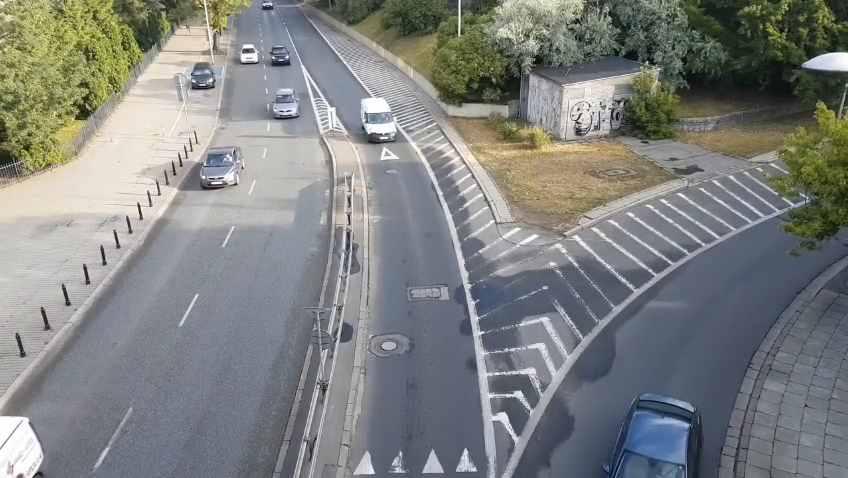
#> input picture frame 62 of video.mp4, 848 x 478 px
$ python bgr.py
#> lines starting #> are read from the running program, lines starting #| are printed output that depends on the picture; after the words box and inside, x2 and y2 are one past the last pixel; in counts of white or black regions, pixels touching at a corner belong together
import cv2
import numpy as np

# Variables globales
pausar_video = False
mostrar_pixel = False
x, y = 0, 0

# Función de callback de mouse
def mouse_callback(event, _x, _y, flags, param):
    global pausar_video, mostrar_pixel, x, y
    if event == cv2.EVENT_LBUTTONDOWN:
        x, y = _x, _y
        mostrar_pixel = True
    if event == cv2.EVENT_RBUTTONDOWN:
        pausar_video = not pausar_video

# Cargar el video
video_path = 'video.mp4'  # Cambia esto al camino de tu video
cap = cv2.VideoCapture(video_path, cv2.CAP_ANY)

if not cap.isOpened():
    print("Error: no se pudo abrir video")
else:
    print("Video abierto correctamente")

cv2.namedWindow('Video Gris')
cv2.setMouseCallback('Video Gris', mouse_callback)

nuevo_alto = 480
nuevo_ancho = 680

# ── Polígono ROI ───────────────────────────────────────────────────────────────
# 6 puntos tomados sobre el frame redimensionado (680x480), en orden de contorno:
#   1(238,63) → 2(300,58) → 3(355,130) → 4(405,470) → 5(272,470) → 6(281,130)
puntos_roi = np.array([
    [238,  63],   # 1 - superior izquierdo
    [300,  58],   # 2 - superior derecho
    [355, 130],   # 3 - medio derecho
    [405, 470],   # 4 - inferior derecho
    [272, 470],   # 5 - inferior izquierdo
    [281, 130],   # 6 - medio izquierdo
], dtype=np.int32)

# Pre-calcular la máscara ROI una sola vez (no cambia entre frames)
mascara_roi = np.zeros((nuevo_alto, nuevo_ancho), dtype=np.uint8)
cv2.fillPoly(mascara_roi, [puntos_roi], 255)
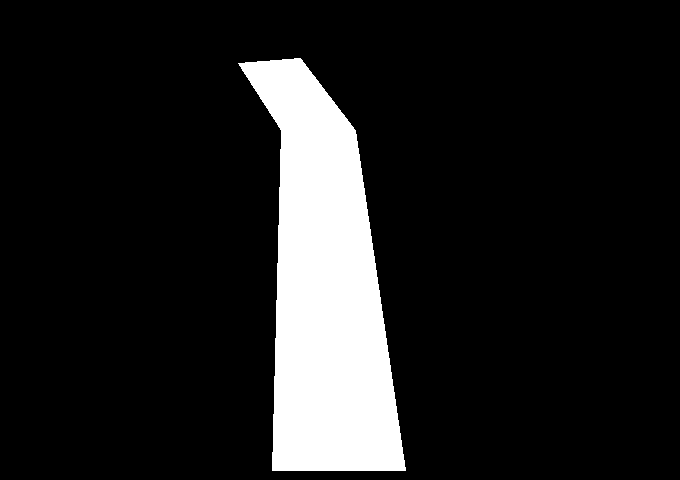
#> mascara_roi: shape (480, 680); 12.4% white; 1 white region, box (x1, y1, x2, y2) and area: (238, 58, 406, 471) 40541

# Bounding box del polígono para recortar la ventana ROI
x_bb, y_bb, w_bb, h_bb = cv2.boundingRect(puntos_roi)

def nothing(x):
    pass

# Trackbars HSV + Contraste + Gamma + Blur
cv2.namedWindow("Trackbars")
cv2.createTrackbar("H Min",     "Trackbars", 0,   179, nothing)
#> slider 'H Min' is set to 35
cv2.createTrackbar("H Max",     "Trackbars", 179, 179, nothing)
cv2.createTrackbar("S Min",     "Trackbars", 0,   255, nothing)
#> slider 'S Min' is set to 51
cv2.createTrackbar("S Max",     "Trackbars", 255, 255, nothing)
cv2.createTrackbar("V Min",     "Trackbars", 0,   255, nothing)
#> slider 'V Min' is set to 51
cv2.createTrackbar("V Max",     "Trackbars", 255, 255, nothing)
cv2.createTrackbar("Contraste", "Trackbars", 10,  30,  nothing)  # ÷10 → 0.0–3.0
cv2.createTrackbar("Gamma x10", "Trackbars", 10,  50,  nothing)  # ÷10 → 0.1–5.0
cv2.createTrackbar("Blur",      "Trackbars", 0,   20,  nothing)  # kernel gaussiano
#> slider 'Blur' is set to 6

while True:
    if not pausar_video:
        ret, frame = cap.read()
#> frame is the input picture: shape (478, 848, 3); mean B, G, R 127.7, 129.9, 126.7
        if not ret:
            cap.set(cv2.CAP_PROP_POS_FRAMES, 0)
            ret, frame = cap.read()
            if not ret:
                break
        frame2 = np.copy(frame)

    if mostrar_pixel:
        pixel_color = frame[y, x]
        frame2 = np.copy(frame)
        cv2.putText(frame2, f'Pos ({x},{y}) BGR: {pixel_color}', (10, 30),
                    cv2.FONT_HERSHEY_SIMPLEX, 0.8, (0, 255, 0), 2)

    # Redimensionar
    frame3 = cv2.resize(frame2, (nuevo_ancho, nuevo_alto))
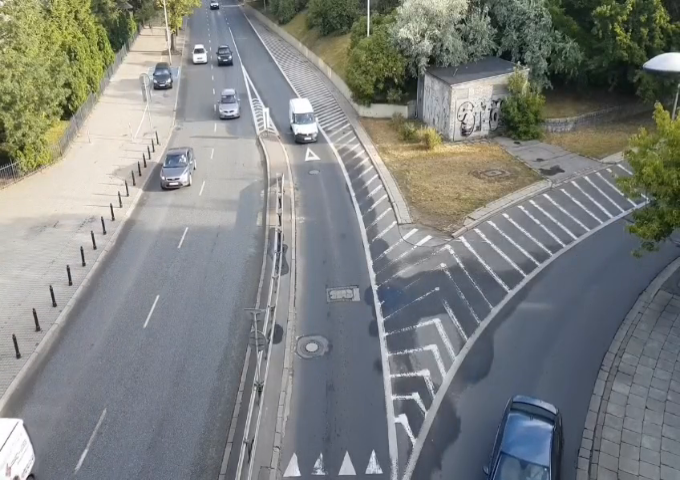
#> frame3: shape (480, 680, 3); mean B, G, R 127.6, 129.8, 126.6

    # ── Leer trackbars ─────────────────────────────────────────────────────────
    h_min     = cv2.getTrackbarPos("H Min",     "Trackbars")
    h_max     = cv2.getTrackbarPos("H Max",     "Trackbars")
    s_min     = cv2.getTrackbarPos("S Min",     "Trackbars")
    s_max     = cv2.getTrackbarPos("S Max",     "Trackbars")
    v_min     = cv2.getTrackbarPos("V Min",     "Trackbars")
    v_max     = cv2.getTrackbarPos("V Max",     "Trackbars")
    contraste = cv2.getTrackbarPos("Contraste", "Trackbars") / 10.0
    gamma     = max(cv2.getTrackbarPos("Gamma x10", "Trackbars") / 10.0, 0.1)
    blur_val  = cv2.getTrackbarPos("Blur",      "Trackbars")

    # ── Blur ───────────────────────────────────────────────────────────────────
    if blur_val > 0:
        k = blur_val * 2 + 1
        frame_proc = cv2.GaussianBlur(frame3, (k, k), 0)
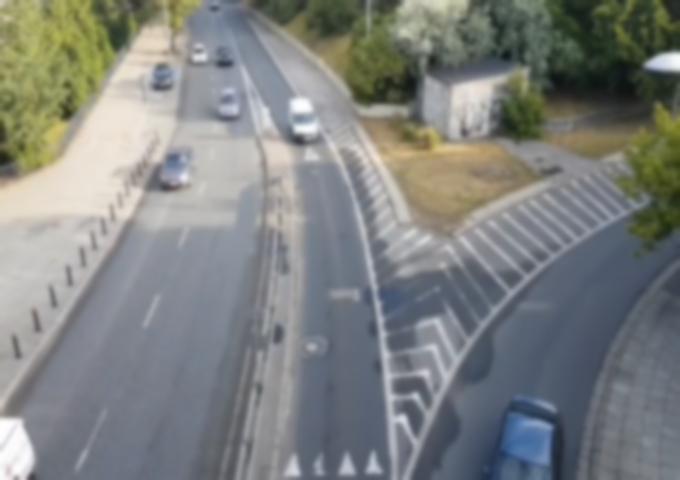
#> frame_proc: shape (480, 680, 3); mean B, G, R 127.6, 129.8, 126.6
    else:
        frame_proc = frame3.copy()

    # ── Contraste ──────────────────────────────────────────────────────────────
    frame_proc = np.clip(frame_proc.astype(np.float32) * contraste, 0, 255).astype(np.uint8)

    # ── Gamma (tabla LUT) ──────────────────────────────────────────────────────
    tabla_gamma = np.array([
        np.clip(((i / 255.0) ** (1.0 / gamma)) * 255, 0, 255)
        for i in range(256)
    ], dtype=np.uint8)
    frame_proc = cv2.LUT(frame_proc, tabla_gamma)

    # ── Conversión a HSV ───────────────────────────────────────────────────────
    hsv = cv2.cvtColor(frame_proc, cv2.COLOR_BGR2HSV)
#> hsv: shape (480, 680, 3); mean H, S, V 78.1, 41.5, 137.7

    # ── Máscara HSV por umbral ─────────────────────────────────────────────────
    bajo = np.array([h_min, s_min, v_min])
    alto = np.array([h_max, s_max, v_max])
    mascara_full = cv2.inRange(hsv, bajo, alto)
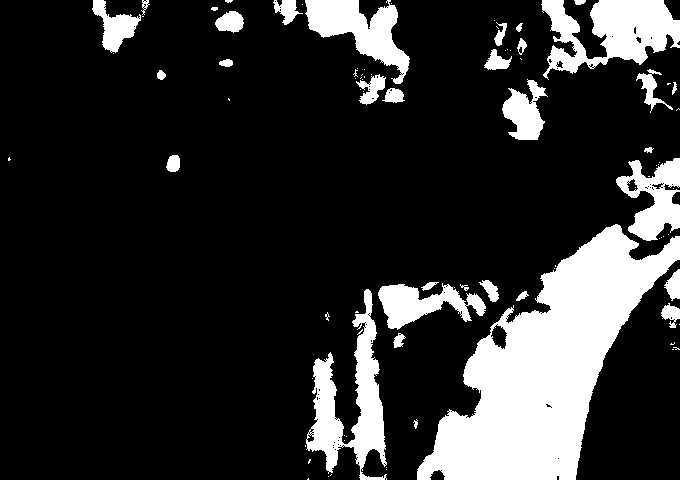
#> mascara_full: shape (480, 680); 17.9% white; 90 white regions (57 under 20 px), largest, box (x1, y1, x2, y2) and area: (417, 224, 680, 480) 29916, (541, 0, 680, 80) 6043, (306, 289, 387, 480) 5937

    # Combinar máscara de umbral con la máscara del polígono y recortar
    mascara_roi_umbral = cv2.bitwise_and(mascara_full, mascara_full, mask=mascara_roi)
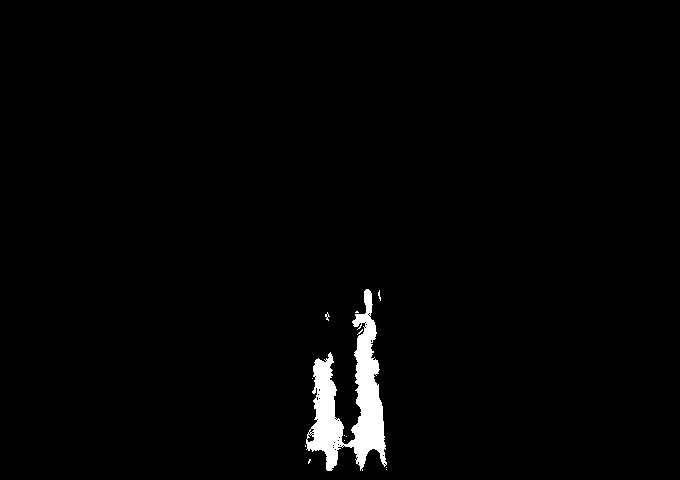
#> mascara_roi_umbral: shape (480, 680); 1.8% white; 13 white regions (12 under 20 px), largest, box (x1, y1, x2, y2) and area: (306, 289, 387, 471) 5820
    mascara_recortada  = mascara_roi_umbral[y_bb:y_bb + h_bb, x_bb:x_bb + w_bb]
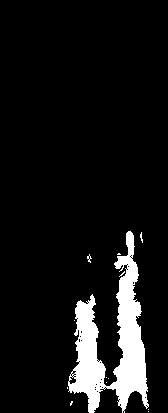
#> mascara_recortada: shape (413, 168); 8.5% white; 13 white regions (12 under 20 px), largest, box (x1, y1, x2, y2) and area: (68, 231, 149, 413) 5820

    # ── Ventana principal: HSV con polígono dibujado ───────────────────────────
    hsv_display = hsv.copy()
    cv2.polylines(hsv_display, [puntos_roi], isClosed=True, color=(0, 255, 0), thickness=2)
#> hsv_display: shape (480, 680, 3); mean H, S, V 77.2, 43.8, 136.2
    for i, (px, py) in enumerate(puntos_roi):
        cv2.circle(hsv_display, (px, py), 4, (0, 0, 255), -1)
        cv2.putText(hsv_display, str(i + 1), (px + 5, py - 5),
                    cv2.FONT_HERSHEY_SIMPLEX, 0.4, (0, 200, 255), 1)
#> hsv_display: shape (480, 680, 3); mean H, S, V 77.1, 43.7, 136.4
    cv2.putText(hsv_display,
                f'Contraste:{contraste:.1f}  Gamma:{gamma:.1f}  Blur:{blur_val}',
                (10, nuevo_alto - 15), cv2.FONT_HERSHEY_SIMPLEX, 0.5, (0, 220, 255), 1)
#> hsv_display: shape (480, 680, 3); mean H, S, V 77, 44, 136.5
    cv2.putText(hsv_display,
                f'H:[{h_min}-{h_max}]  S:[{s_min}-{s_max}]  V:[{v_min}-{v_max}]',
                (10, nuevo_alto - 38), cv2.FONT_HERSHEY_SIMPLEX, 0.5, (0, 220, 255), 1)
#> hsv_display: shape (480, 680, 3); mean H, S, V 76.7, 44.4, 136.8

    # ── Ventana ROI: área dentro del polígono con imagen HSV ──────────────────
    roi_aplicado = cv2.bitwise_and(hsv, hsv, mask=mascara_roi)
#> roi_aplicado: shape (480, 680, 3); mean H, S, V 12.6, 3.6, 17.9
    roi_recortado = roi_aplicado[y_bb:y_bb + h_bb, x_bb:x_bb + w_bb]
#> roi_recortado: shape (413, 168, 3); mean H, S, V 59.4, 17.1, 84.3

    # ── Mostrar ventanas ───────────────────────────────────────────────────────
    cv2.imshow('Video Gris',    hsv_display)
    cv2.imshow('Video Mascara', mascara_recortada)
    cv2.imshow('Video ROI',     roi_recortado)

    key = cv2.waitKey(33) & 0xFF
#> (key Esc is pressed here)
    if key == 27:           # Esc → salir
        break
    elif key == ord('r'):   # R   → reiniciar video
        cap.set(cv2.CAP_PROP_POS_FRAMES, 0)
        mostrar_pixel = False

cap.release()
cv2.destroyAllWindows()

$ run again, starting later in the video
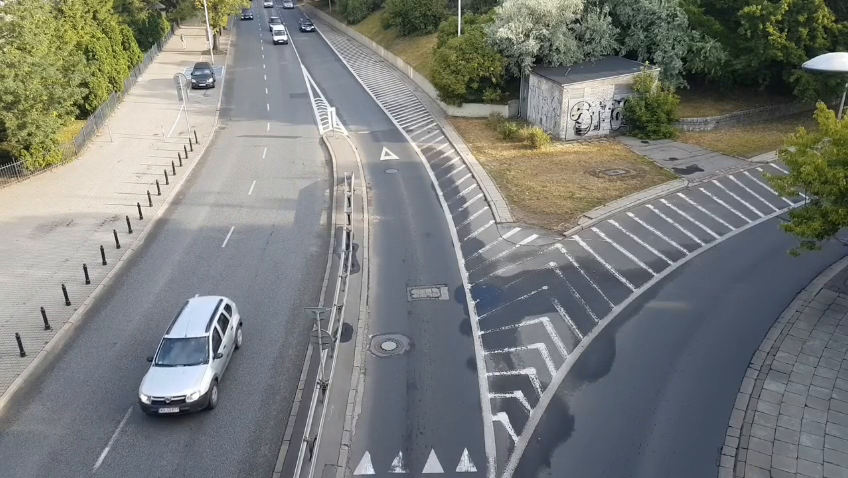
#> input picture frame 281 of video.mp4, 848 x 478 px
#> mascara_roi: shape (480, 680); 12.4% white; 1 white region, box (x1, y1, x2, y2) and area: (238, 58, 406, 471) 40541
#> frame is the input picture: shape (478, 848, 3); mean B, G, R 121.1, 124.3, 121.6
#> hsv: shape (480, 680, 3); mean H, S, V 76, 42.8, 131.7
#> `mascara_full = cv2.inRange(hsv, bajo, alto)`:
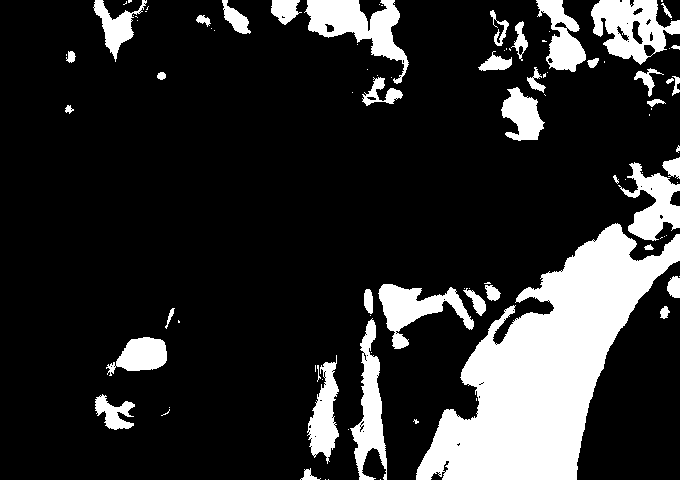
#> mascara_full: shape (480, 680); 17.7% white; 96 white regions (55 under 20 px), largest, box (x1, y1, x2, y2) and area: (416, 223, 680, 480) 30156, (304, 0, 409, 84) 3428, (591, 0, 680, 65) 3248
#> mascara_roi_umbral: shape (480, 680); 1.4% white; 11 white regions (7 under 20 px), largest, box (x1, y1, x2, y2) and area: (350, 318, 387, 471) 2561, (307, 355, 339, 464) 1812, (364, 289, 373, 314) 185, (317, 365, 321, 382) 25
#> `mascara_recortada  = mascara_roi_umbral[y_bb:y_bb + h_bb, x_bb:x_bb + ..`:
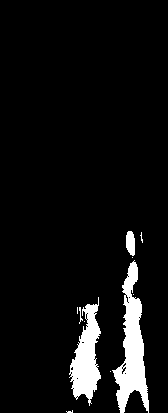
#> mascara_recortada: shape (413, 168); 6.7% white; 11 white regions (7 under 20 px), largest, box (x1, y1, x2, y2) and area: (112, 260, 149, 413) 2561, (69, 297, 101, 406) 1812, (126, 231, 135, 256) 185, (79, 307, 83, 324) 25
#> roi_aplicado: shape (480, 680, 3); mean H, S, V 12.4, 3.6, 17
#> roi_recortado: shape (413, 168, 3); mean H, S, V 58.1, 17.1, 80.2

$ run again, starting later in the video
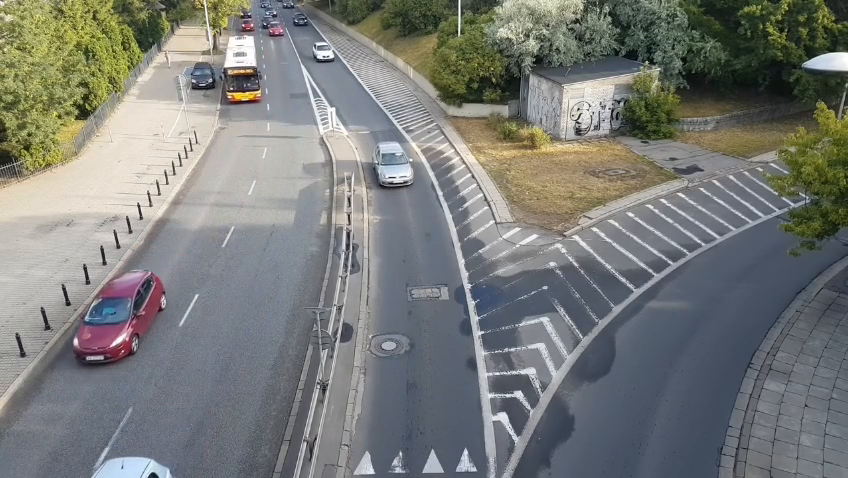
#> input picture frame 500 of video.mp4, 848 x 478 px
#> mascara_roi: shape (480, 680); 12.4% white; 1 white region, box (x1, y1, x2, y2) and area: (238, 58, 406, 471) 40541
#> frame is the input picture: shape (478, 848, 3); mean B, G, R 120.3, 123.7, 121.5
#> hsv: shape (480, 680, 3); mean H, S, V 76.1, 43.8, 131.4
#> `mascara_full = cv2.inRange(hsv, bajo, alto)`:
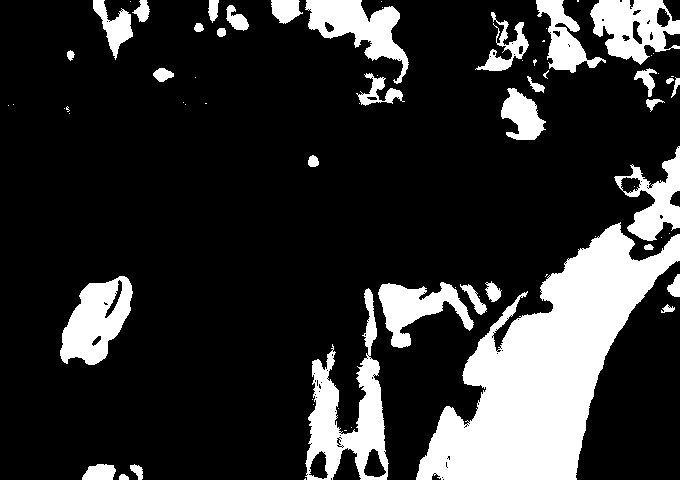
#> mascara_full: shape (480, 680); 19% white; 71 white regions (37 under 20 px), largest, box (x1, y1, x2, y2) and area: (416, 222, 680, 480) 29836, (305, 288, 389, 480) 6118, (60, 276, 133, 365) 3893
#> mascara_roi_umbral: shape (480, 680); 1.8% white; 8 white regions (6 under 20 px), largest, box (x1, y1, x2, y2) and area: (305, 288, 389, 471) 5826, (308, 155, 319, 167) 103
#> `mascara_recortada  = mascara_roi_umbral[y_bb:y_bb + h_bb, x_bb:x_bb + ..`:
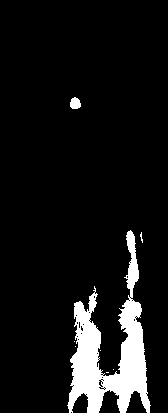
#> mascara_recortada: shape (413, 168); 8.6% white; 8 white regions (6 under 20 px), largest, box (x1, y1, x2, y2) and area: (67, 230, 151, 413) 5826, (70, 97, 81, 109) 103
#> roi_aplicado: shape (480, 680, 3); mean H, S, V 12.1, 3.7, 17
#> roi_recortado: shape (413, 168, 3); mean H, S, V 57, 17.4, 80.2
